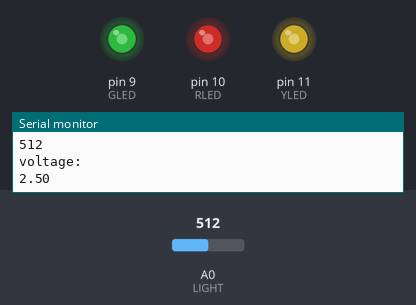
A sketch run on a simulated Arduino Uno, built with avr-gcc and run on an emulated ATmega328P. On the bench: output pins drawn as LEDs (lit = HIGH), the last lines printed to the serial monitor. Inputs (shaded band) come from the test bench; at power-on: A0 (LIGHT) = 512.

Above: at 1.8 s.
1.9 s: A0 (LIGHT) set to 716
At 4.0 s:
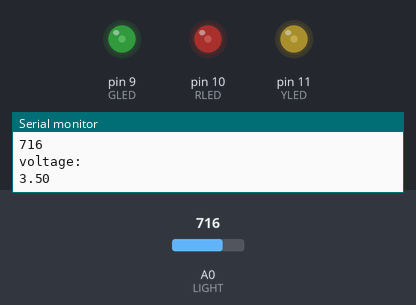
4.5 s: A0 (LIGHT) set to 306
At 6.4 s:
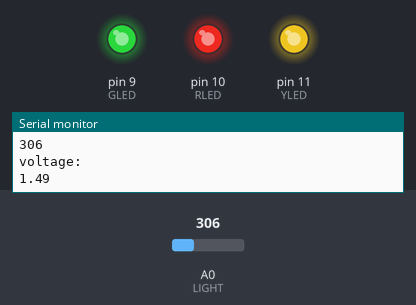
7.5 s: A0 (LIGHT) set to 511
At 10.0 s:
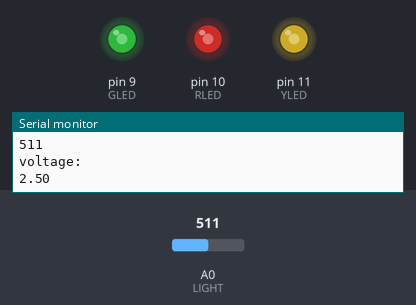
Timing chart, 0 to 11.5 s (numbered marks = the images above; inputs shaded):
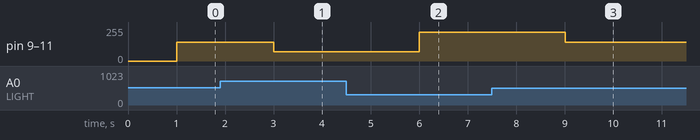

The sketch:

aduino3-3.ino
```cpp
const int GLED = 9; //초록led: 9번핀
const int RLED = 10; //빨강led: 10번핀
const int YLED = 11; //노랑led: 11번핀
const int LIGHT = 0; //포토레지스터는 아날로그 입력 0번핀 사용
const int MIN_LIGHT = 200; //최저 조도값
const int MAX_LIGHT = 900; //최대 조도값

int val = 0; //포토레지스터가 읽은 조도값
float voltage = 0; //전압 레벨

void setup() {
  // pinmode로 3개의 led를 output으로 설정
  pinMode(GLED, OUTPUT);
  pinMode(RLED, OUTPUT);
  pinMode(YLED, OUTPUT);

  //시리얼 통신 사용함수
  Serial.begin(9600);
}

void loop() {

  val = analogRead(LIGHT); //포토레지스터에서 조도값 읽기
  voltage = val*5.0/1024.0; //조도값을 통한 전압 레벨 구하기

  //시리얼 프린터로 조도값과 전압 레벨을 출력
  Serial.println("val:");
  Serial.println(val);
  Serial.println("voltage:");
  Serial.println(voltage);
  delay(1000);

  val = map(val, MIN_LIGHT, MAX_LIGHT, 255, 0); //조도값을 매핑
  val = constrain(val, 0, 255); //조도값을 0~255 사이로 제한
  //조도값에 따른 led들의 밝기 변화
  analogWrite(GLED, val);
  analogWrite(RLED, val);
  analogWrite(YLED, val);

}
```

Measured:
- after the input at 1.9 s, pin 9 (GLED), pin 10 (RLED), pin 11 (YLED): 142/255 → 68/255 after 1.1 s
- after the input at 4.5 s, pin 9 (GLED), pin 10 (RLED), pin 11 (YLED): 68/255 → 217/255 after 1.5 s
- after the input at 7.5 s, pin 9 (GLED), pin 10 (RLED), pin 11 (YLED): 217/255 → 142/255 after 1.5 s
